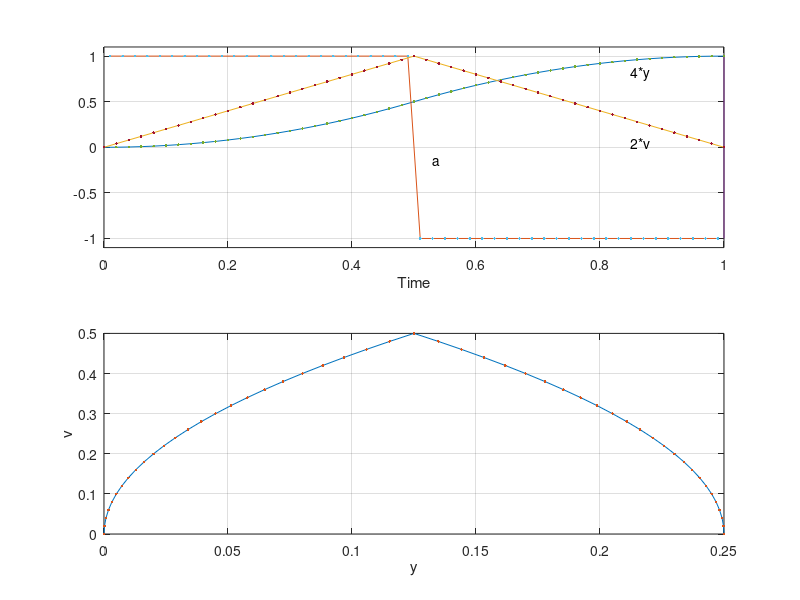
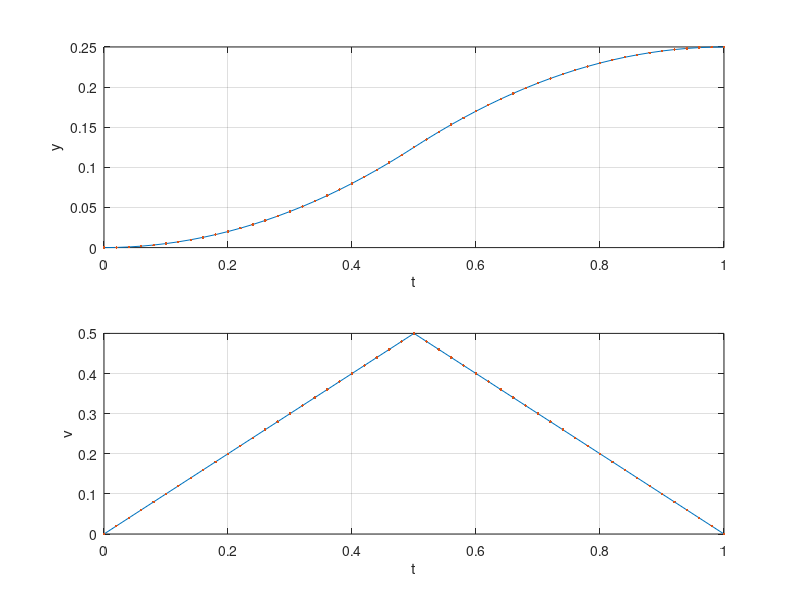

MATLAB code to generate these figures, in order:
% Script f09_12.m; max range for double integ. plant w. bound 
% on acceleration, using LINPROG; uses v as key state variable
% with v=[0; p; 0]; A*p<b, J=f'*p; a<=1;         9/96, 9/16/02
%
% Bounds on a:
tic; N=50; A1=zeros(N,N-1); for i=1:N-1, A1(i,i)=1; end; 
for i=2:N, A1(i,i-1)=-1; end; A=[A1; -A1]; dt=1/N; 
b=dt*ones(2*N,1); 
%
% Performance index J=f'*v:
f=-ones(N-1,1)*dt; 
%
% Call LINPROG:
p=linprog(f,A,b);
%
% Calculate a and y histories with optimal p:
v=[0; p; 0]; y(1)=0; a=(v(2:N+1)-v(1:N))/dt;
vb=(v(2:N+1)+v(1:N))/2; for i=1:N, y(i+1)=y(i)+dt*vb(i); end
t=[0:1/N:1]; t1=[1/(2*N):1/N:1-1/(2*N)];
%
figure(1); clf; subplot(211), plot(t,4*y,t1,a,t,2*v); grid
axis([0 1 -1.1 1.1]); hold on; plot([1 1]',[1 -1]');
plot(t,4*y,'.',t1,a,'.',t,2*v,'.'); hold off 
text(.53,-.15,'a'); text(.85,.05,'2*v'); text(.85,.82,'4*y') 
xlabel('Time'); subplot(212), plot(y,v,y,v,'.'); grid 
xlabel('y'); ylabel('v'); axis([0 .25 0 .5])
%
figure(2); clf; subplot(211), plot(t,y,t,y,'.'); grid
axis([0 1 0 .25]); ylabel('y'); xlabel('t')
subplot(212), plot(t,v,t,v,'.'); grid; axis([0 1 0 .5])
xlabel('t'); ylabel('v'); toc
       
